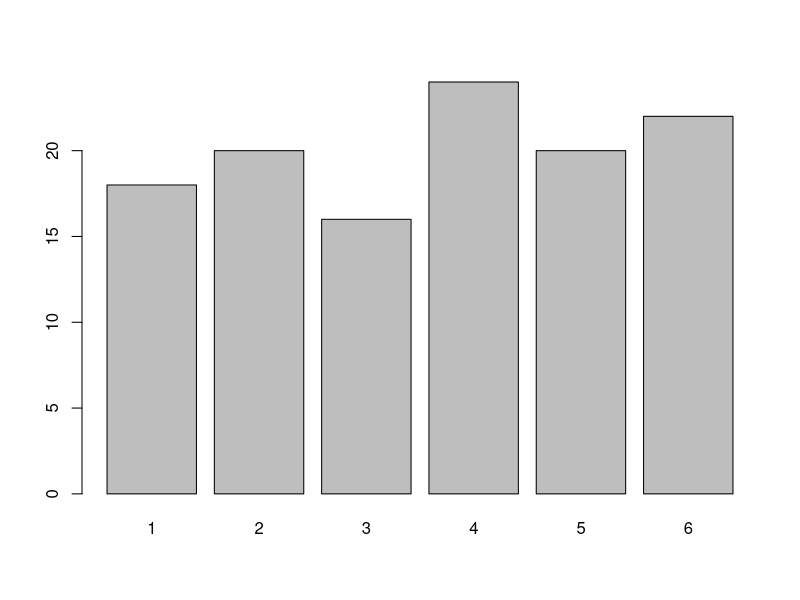
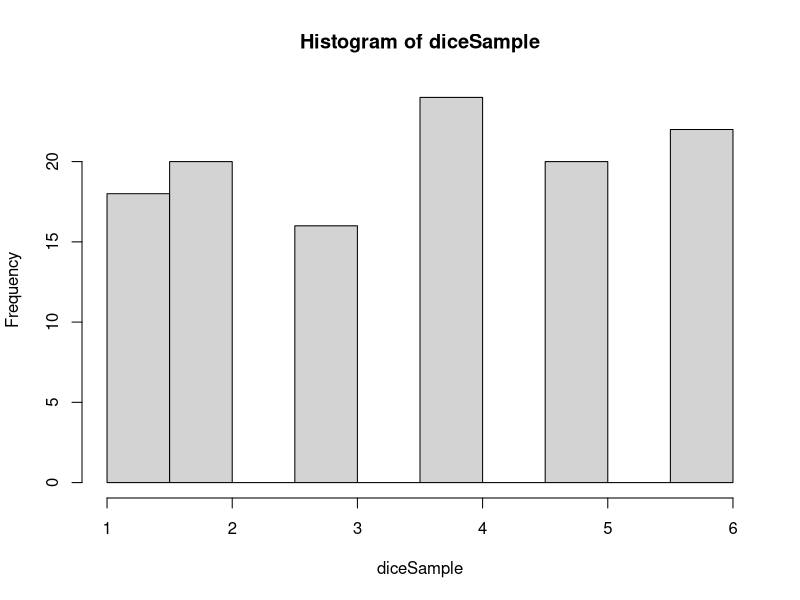
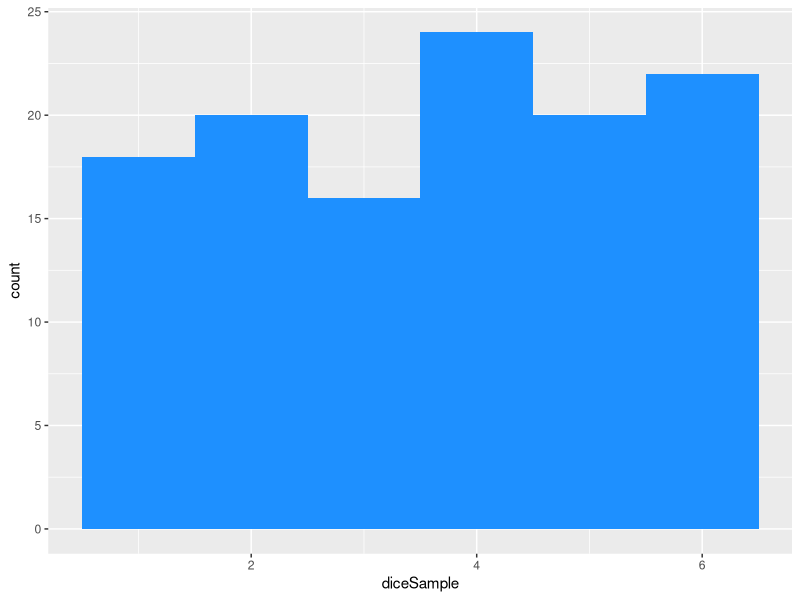

Write R code to recreate these figures, in order.


# Question 1
pmf.W <- function(w) {
      5*w / (6 * (1 + w^2))
}
# a) check  all values are positive
all(c(pmf.W(1) > 0, pmf.W(2) > 0, pmf.W(3) > 0))

# another way to check all values are positive
w <- 1:3
rbind(w, pmf.W(w))

#  is valid PDF since it sums to 1
sum(pmf.W(w))



# b) find E(W)
mu.W <- pmf.W(1) * 1 + pmf.W(2) * 2 + pmf.W(3) * 3
mu.W

# another way
sum(w*pmf.W(w))


# c) var(W)
var.W <- sum(w^2 * pmf.W(w)) - mu.W^2
var.W




# NUMBER 2 Integration
f.X <- function(x) { 2*(1 - x) }
# a)
integrate(f.X, 0, 1) # so is valid prob func
# b)
f.ex <- function(x) {2*x*(1-x)}
EX <- integrate(f.ex, 0, 1)
EX 
names(EX)
EX$value
# c)
f.var <- function(x) { (x - EX$value)^2 * 2 * (1 - x)}
VAR.X <- integrate(f.var, 0, 1)
VAR.X$value




# NUMBER 3 Dice
# a)
diceSample <- sample(1:6, size=120, replace=TRUE, prob=c(1/6, 1/6, 1/6, 1/6, 1/6, 1/6))
table(diceSample)/120
# b) 
mean(diceSample) # true = 3.5
sqrt(var(diceSample)) # true = 1.708
sd(diceSample)
# c)
barplot(table(diceSample))
hist(diceSample)
library(ggplot2)
df <- data.frame(diceSample)
ggplot(df, aes(diceSample)) + geom_histogram(binwidth=1, fill='dodgerblue')
